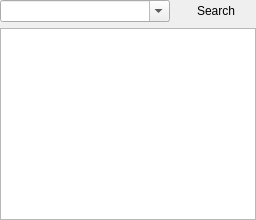
          <widget class="QWidget" name="tab_10">
           <attribute name="icon">
            <iconset resource="../mainwin.qrc">
             <normaloff>:/images/images/book.png</normaloff>:/images/images/book.png</iconset>
           </attribute>
           <attribute name="title">
            <string>Nse Script Search</string>
           </attribute>
           <layout class="QVBoxLayout" name="verticalLayout_20">
            <property name="margin">
             <number>0</number>
            </property>
            <item>
             <layout class="QHBoxLayout" name="horizontalLayout_24">
              <item>
               <widget class="QComboBox" name="comboScriptHelp">
                <property name="editable">
                 <bool>true</bool>
                </property>
               </widget>
              </item>
              <item>
               <widget class="QPushButton" name="searchButtHelp">
                <property name="sizePolicy">
                 <sizepolicy hsizetype="Fixed" vsizetype="Fixed">
                  <horstretch>0</horstretch>
                  <verstretch>0</verstretch>
                 </sizepolicy>
                </property>
                <property name="text">
                 <string>Search</string>
                </property>
                <property name="icon">
                 <iconset resource="../mainwin.qrc">
                  <normaloff>:/images/images/viewmag.png</normaloff>:/images/images/viewmag.png</iconset>
                </property>
                <property name="flat">
                 <bool>true</bool>
                </property>
               </widget>
              </item>
             </layout>
            </item>
            <item>
             <widget class="QTextBrowser" name="textScriptHelp"/>
            </item>
           </layout>
          </widget>
